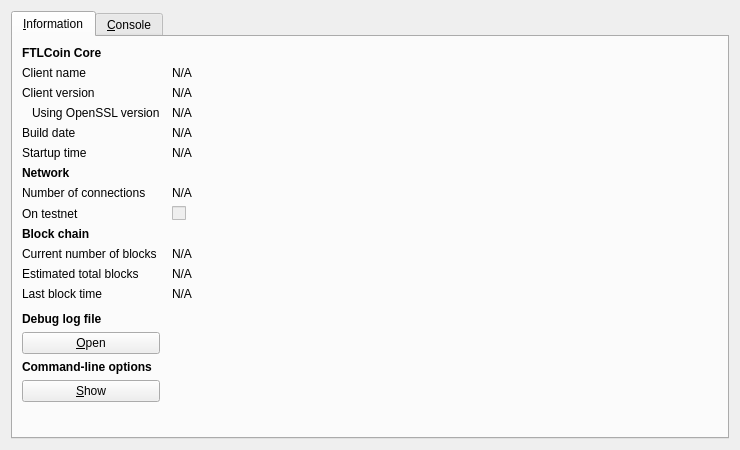
<?xml version="1.0" encoding="UTF-8"?>
<ui version="4.0">
 <class>RPCConsole</class>
 <widget class="QDialog" name="RPCConsole">
  <property name="geometry">
   <rect>
    <x>0</x>
    <y>0</y>
    <width>740</width>
    <height>450</height>
   </rect>
  </property>
  <property name="windowTitle">
   <string>FTLCoin - Debug window</string>
  </property>
  <layout class="QVBoxLayout" name="verticalLayout_2">
   <item>
    <widget class="QTabWidget" name="tabWidget">
     <property name="currentIndex">
      <number>0</number>
     </property>
     <widget class="QWidget" name="tab_info">
      <attribute name="title">
       <string>&amp;Information</string>
      </attribute>
      <layout class="QGridLayout" name="gridLayout" columnstretch="0,1">
       <property name="horizontalSpacing">
        <number>12</number>
       </property>
       <item row="0" column="0">
        <widget class="QLabel" name="label_9">
         <property name="font">
          <font>
           <weight>75</weight>
           <bold>true</bold>
          </font>
         </property>
         <property name="text">
          <string>FTLCoin Core</string>
         </property>
        </widget>
       </item>
       <item row="1" column="0">
        <widget class="QLabel" name="label_5">
         <property name="text">
          <string>Client name</string>
         </property>
        </widget>
       </item>
       <item row="1" column="1">
        <widget class="QLabel" name="clientName">
         <property name="cursor">
          <cursorShape>IBeamCursor</cursorShape>
         </property>
         <property name="text">
          <string>N/A</string>
         </property>
         <property name="textFormat">
          <enum>Qt::PlainText</enum>
         </property>
         <property name="textInteractionFlags">
          <set>Qt::LinksAccessibleByMouse|Qt::TextSelectableByKeyboard|Qt::TextSelectableByMouse</set>
         </property>
        </widget>
       </item>
       <item row="2" column="0">
        <widget class="QLabel" name="label_6">
         <property name="text">
          <string>Client version</string>
         </property>
        </widget>
       </item>
       <item row="2" column="1">
        <widget class="QLabel" name="clientVersion">
         <property name="cursor">
          <cursorShape>IBeamCursor</cursorShape>
         </property>
         <property name="text">
          <string>N/A</string>
         </property>
         <property name="textFormat">
          <enum>Qt::PlainText</enum>
         </property>
         <property name="textInteractionFlags">
          <set>Qt::LinksAccessibleByMouse|Qt::TextSelectableByKeyboard|Qt::TextSelectableByMouse</set>
         </property>
        </widget>
       </item>
       <item row="3" column="0">
        <widget class="QLabel" name="label_14">
         <property name="text">
          <string>Using OpenSSL version</string>
         </property>
         <property name="indent">
          <number>10</number>
         </property>
        </widget>
       </item>
       <item row="3" column="1">
        <widget class="QLabel" name="openSSLVersion">
         <property name="cursor">
          <cursorShape>IBeamCursor</cursorShape>
         </property>
         <property name="text">
          <string>N/A</string>
         </property>
         <property name="textFormat">
          <enum>Qt::PlainText</enum>
         </property>
         <property name="textInteractionFlags">
          <set>Qt::LinksAccessibleByMouse|Qt::TextSelectableByKeyboard|Qt::TextSelectableByMouse</set>
         </property>
        </widget>
       </item>
       <item row="4" column="0">
        <widget class="QLabel" name="label_12">
         <property name="text">
          <string>Build date</string>
         </property>
        </widget>
       </item>
       <item row="4" column="1">
        <widget class="QLabel" name="buildDate">
         <property name="cursor">
          <cursorShape>IBeamCursor</cursorShape>
         </property>
         <property name="text">
          <string>N/A</string>
         </property>
         <property name="textFormat">
          <enum>Qt::PlainText</enum>
         </property>
         <property name="textInteractionFlags">
          <set>Qt::LinksAccessibleByMouse|Qt::TextSelectableByKeyboard|Qt::TextSelectableByMouse</set>
         </property>
        </widget>
       </item>
       <item row="5" column="0">
        <widget class="QLabel" name="label_13">
         <property name="text">
          <string>Startup time</string>
         </property>
        </widget>
       </item>
       <item row="5" column="1">
        <widget class="QLabel" name="startupTime">
         <property name="cursor">
          <cursorShape>IBeamCursor</cursorShape>
         </property>
         <property name="text">
          <string>N/A</string>
         </property>
         <property name="textFormat">
          <enum>Qt::PlainText</enum>
         </property>
         <property name="textInteractionFlags">
          <set>Qt::LinksAccessibleByMouse|Qt::TextSelectableByKeyboard|Qt::TextSelectableByMouse</set>
         </property>
        </widget>
       </item>
       <item row="6" column="0">
        <widget class="QLabel" name="label_11">
         <property name="font">
          <font>
           <weight>75</weight>
           <bold>true</bold>
          </font>
         </property>
         <property name="text">
          <string>Network</string>
         </property>
        </widget>
       </item>
       <item row="7" column="0">
        <widget class="QLabel" name="label_7">
         <property name="text">
          <string>Number of connections</string>
         </property>
        </widget>
       </item>
       <item row="7" column="1">
        <widget class="QLabel" name="numberOfConnections">
         <property name="cursor">
          <cursorShape>IBeamCursor</cursorShape>
         </property>
         <property name="text">
          <string>N/A</string>
         </property>
         <property name="textFormat">
          <enum>Qt::PlainText</enum>
         </property>
         <property name="textInteractionFlags">
          <set>Qt::LinksAccessibleByMouse|Qt::TextSelectableByKeyboard|Qt::TextSelectableByMouse</set>
         </property>
        </widget>
       </item>
       <item row="8" column="0">
        <widget class="QLabel" name="label_8">
         <property name="text">
          <string>On testnet</string>
         </property>
        </widget>
       </item>
       <item row="8" column="1">
        <widget class="QCheckBox" name="isTestNet">
         <property name="enabled">
          <bool>false</bool>
         </property>
         <property name="text">
          <string/>
         </property>
        </widget>
       </item>
       <item row="9" column="0">
        <widget class="QLabel" name="label_10">
         <property name="font">
          <font>
           <weight>75</weight>
           <bold>true</bold>
          </font>
         </property>
         <property name="text">
          <string>Block chain</string>
         </property>
        </widget>
       </item>
       <item row="10" column="0">
        <widget class="QLabel" name="label_3">
         <property name="text">
          <string>Current number of blocks</string>
         </property>
        </widget>
       </item>
       <item row="10" column="1">
        <widget class="QLabel" name="numberOfBlocks">
         <property name="cursor">
          <cursorShape>IBeamCursor</cursorShape>
         </property>
         <property name="text">
          <string>N/A</string>
         </property>
         <property name="textFormat">
          <enum>Qt::PlainText</enum>
         </property>
         <property name="textInteractionFlags">
          <set>Qt::LinksAccessibleByMouse|Qt::TextSelectableByKeyboard|Qt::TextSelectableByMouse</set>
         </property>
        </widget>
       </item>
       <item row="11" column="0">
        <widget class="QLabel" name="label_4">
         <property name="text">
          <string>Estimated total blocks</string>
         </property>
        </widget>
       </item>
       <item row="11" column="1">
        <widget class="QLabel" name="totalBlocks">
         <property name="cursor">
          <cursorShape>IBeamCursor</cursorShape>
         </property>
         <property name="text">
          <string>N/A</string>
         </property>
         <property name="textFormat">
          <enum>Qt::PlainText</enum>
         </property>
         <property name="textInteractionFlags">
          <set>Qt::LinksAccessibleByMouse|Qt::TextSelectableByKeyboard|Qt::TextSelectableByMouse</set>
         </property>
        </widget>
       </item>
       <item row="12" column="0">
        <widget class="QLabel" name="label_2">
         <property name="text">
          <string>Last block time</string>
         </property>
        </widget>
       </item>
       <item row="12" column="1">
        <widget class="QLabel" name="lastBlockTime">
         <property name="cursor">
          <cursorShape>IBeamCursor</cursorShape>
         </property>
         <property name="text">
          <string>N/A</string>
         </property>
         <property name="textFormat">
          <enum>Qt::PlainText</enum>
         </property>
         <property name="textInteractionFlags">
          <set>Qt::LinksAccessibleByMouse|Qt::TextSelectableByKeyboard|Qt::TextSelectableByMouse</set>
         </property>
        </widget>
       </item>
       <item row="13" column="0">
        <spacer name="verticalSpacer_2">
         <property name="orientation">
          <enum>Qt::Vertical</enum>
         </property>
         <property name="sizeHint" stdset="0">
          <size>
           <width>20</width>
           <height>20</height>
          </size>
         </property>
        </spacer>
       </item>
       <item row="14" column="0">
        <widget class="QLabel" name="labelDebugLogfile">
         <property name="font">
          <font>
           <weight>75</weight>
           <bold>true</bold>
          </font>
         </property>
         <property name="text">
          <string>Debug log file</string>
         </property>
        </widget>
       </item>
       <item row="15" column="0">
        <widget class="QPushButton" name="openDebugLogfileButton">
         <property name="toolTip">
          <string>Open the FTLCoin debug log file from the current data directory. This can take a few seconds for large log files.</string>
         </property>
         <property name="text">
          <string>&amp;Open</string>
         </property>
         <property name="autoDefault">
          <bool>false</bool>
         </property>
        </widget>
       </item>
       <item row="16" column="0">
        <widget class="QLabel" name="labelCLOptions">
         <property name="font">
          <font>
           <weight>75</weight>
           <bold>true</bold>
          </font>
         </property>
         <property name="text">
          <string>Command-line options</string>
         </property>
        </widget>
       </item>
       <item row="17" column="0">
        <widget class="QPushButton" name="showCLOptionsButton">
         <property name="toolTip">
          <string>Show the FTLCoin-Qt help message to get a list with possible FTLCoin command-line options.</string>
         </property>
         <property name="text">
          <string>&amp;Show</string>
         </property>
         <property name="autoDefault">
          <bool>false</bool>
         </property>
        </widget>
       </item>
       <item row="18" column="0">
        <spacer name="verticalSpacer">
         <property name="orientation">
          <enum>Qt::Vertical</enum>
         </property>
         <property name="sizeHint" stdset="0">
          <size>
           <width>20</width>
           <height>40</height>
          </size>
         </property>
        </spacer>
       </item>
      </layout>
     </widget>
     <widget class="QWidget" name="tab_console">
      <attribute name="title">
       <string>&amp;Console</string>
      </attribute>
      <layout class="QVBoxLayout" name="verticalLayout_3">
       <property name="spacing">
        <number>3</number>
       </property>
       <item>
        <widget class="QTextEdit" name="messagesWidget">
         <property name="minimumSize">
          <size>
           <width>0</width>
           <height>100</height>
          </size>
         </property>
         <property name="readOnly">
          <bool>true</bool>
         </property>
         <property name="tabKeyNavigation" stdset="0">
          <bool>false</bool>
         </property>
         <property name="columnCount" stdset="0">
          <number>2</number>
         </property>
        </widget>
       </item>
       <item>
        <layout class="QHBoxLayout" name="horizontalLayout">
         <property name="spacing">
          <number>3</number>
         </property>
         <item>
          <widget class="QLabel" name="label">
           <property name="text">
            <string notr="true">&gt;</string>
           </property>
          </widget>
         </item>
         <item>
          <widget class="QLineEdit" name="lineEdit"/>
         </item>
         <item>
          <widget class="QPushButton" name="clearButton">
           <property name="maximumSize">
            <size>
             <width>24</width>
             <height>24</height>
            </size>
           </property>
           <property name="toolTip">
            <string>Clear console</string>
           </property>
           <property name="text">
            <string/>
           </property>
           <property name="icon">
            <iconset resource="../bitcoin.qrc">
             <normaloff>:/icons/remove</normaloff>:/icons/remove</iconset>
           </property>
           <property name="shortcut">
            <string notr="true">Ctrl+L</string>
           </property>
           <property name="autoDefault">
            <bool>false</bool>
           </property>
          </widget>
         </item>
        </layout>
       </item>
      </layout>
     </widget>
    </widget>
   </item>
  </layout>
 </widget>
 <resources>
  <include location="../bitcoin.qrc"/>
 </resources>
 <connections/>
</ui>
